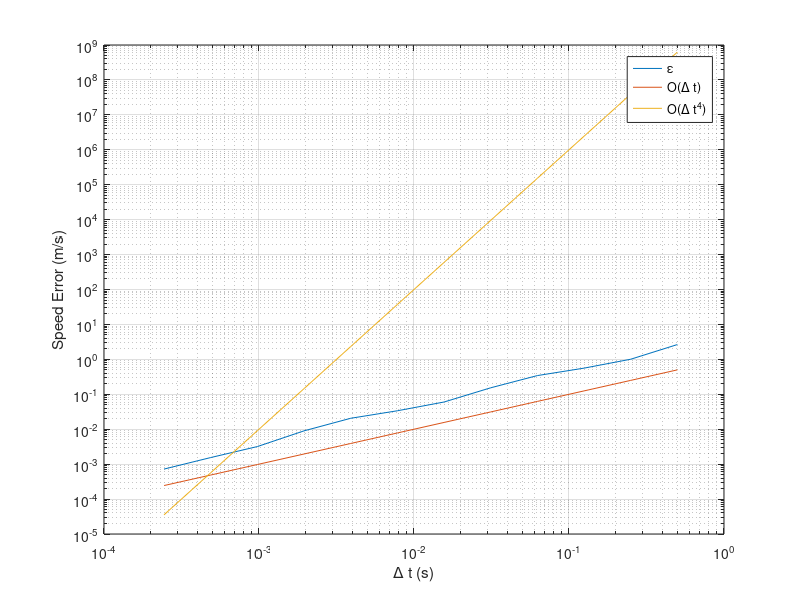

This chart was generated by the following MATLAB code:
clear
close all

load('rundata_conv_RK4_thr.mat');
base = rundata(end,7);

for k = 1:length(rundata(:,1))-1
    dt(k) = rundata(k,end);
    err = (rundata(k,7) - base);
    RMSE(k) = norm(err);
end

y = dt.^1;
z = dt.^4*1e10;
loglog(dt,RMSE,dt,y, dt, z)
xlabel('\Delta t (s)')
ylabel('Speed Error (m/s)')
legend('\epsilon','O(\Delta t)', 'O(\Delta t^4)')
grid on
% thesis_fig(gcf,'convtestthr')